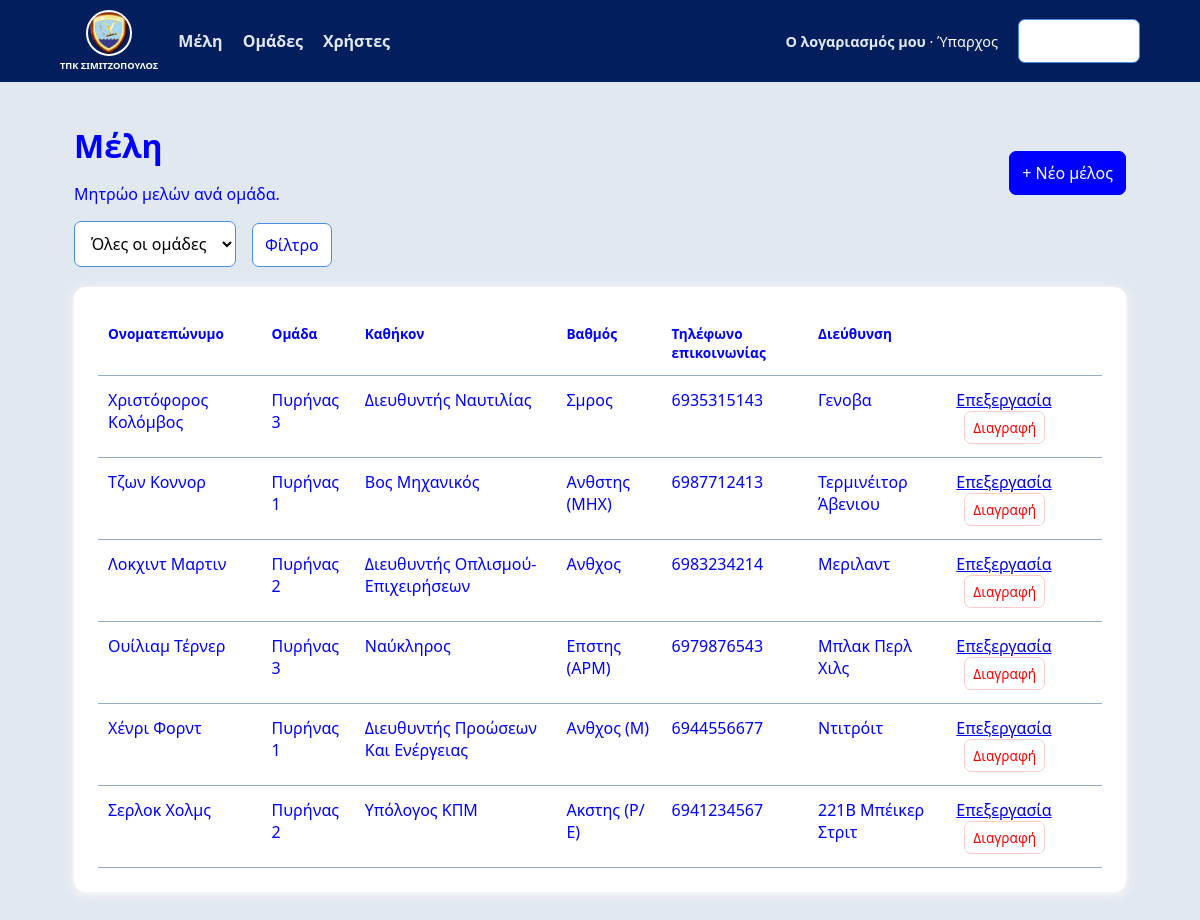
The page / (signed in) on the database its author committed.
### app/infrastructure/models.py (models this page shows, shortened)
class UserModel(UserMixin, db.Model):
    __tablename__ = "users"
    id = db.Column(db.Integer, primary_key=True)
    username = db.Column(db.String(80), unique=True, nullable=False, index=True)
    password_hash = db.Column(db.String(255), nullable=False)
    role = db.Column(db.String(20), nullable=False, default="viewer")

class MemberModel(db.Model):
    __tablename__ = "members"
    id = db.Column(db.Integer, primary_key=True)
    first_name = db.Column(db.String(80), nullable=False)
    last_name = db.Column(db.String(80), nullable=False)
    address = db.Column(db.String(250), nullable=False)
    organization_duty = db.Column(db.String(120), nullable=False)
    rank = db.Column(db.String(80), nullable=False, default="")
    phone_number = db.Column(db.String(30), nullable=False)
    group_id = db.Column(db.Integer, db.ForeignKey("groups.id"), nullable=False)
    created_at = db.Column(db.DateTime, default=datetime.utcnow, nullable=False)
    group = db.relationship("GroupModel", back_populates="members")

class GroupModel(db.Model):
    __tablename__ = "groups"
    id = db.Column(db.Integer, primary_key=True)
    name = db.Column(db.String(100), unique=True, nullable=False)
    description = db.Column(db.String(250), nullable=True)
    members = db.relationship("MemberModel", back_populates="group", lazy="select")

### app/controllers/member_controller.py (the view)
@members_bp.get("/")
@login_required
def index():
    service = OrganizationService()
    group_id = request.args.get("group", type=int)
    return render_template("members.html", members=service.list_members(group_id), groups=service.list_groups(), selected_group=group_id)

### app/__init__.py (called while the page is built)
@login_manager.user_loader
def load_user(user_id: str):
    return db.session.get(UserModel, int(user_id))

### app/repositories/repositories.py (called while the page is built)
    def all(self):
        return GroupModel.query.order_by(GroupModel.name).all()

    def all(self, group_id=None):
        query = MemberModel.query
        if group_id:
            query = query.filter_by(group_id=group_id)
        return query.order_by(MemberModel.last_name, MemberModel.first_name).all()

### app/services/organization_service.py (called while the page is built)
    def list_groups(self):
        return self.groups.all()

    def list_members(self, group_id=None):
        return self.members.all(group_id)

### app/templates/members.html (shortened to what this page needs)
{% extends 'base.html' %}
{% block content %}
<div class="heading">
  <div><h1>Μέλη</h1><p>Μητρώο μελών ανά ομάδα.</p>
  </div>
  {% if current_user.role == 'admin' %}
  <a class="button primary" href="{{ url_for('members.create') }}">+ Νέο μέλος</a>{% endif %}
</div>
<form class="filters" method="get">
  <select name="group">
    <option value="">Όλες οι ομάδες</option>
  </select>
  <button>Φίλτρο</button>
</form>
<div class="card">
  <table>
    <thead>
      <tr>
        <th>Ονοματεπώνυμο</th>
          <th>Ομάδα</th>
          <th>Καθήκον</th>
          <th>Βαθμός</th>
          <th>Τηλέφωνο επικοινωνίας</th>
          <th>Διεύθυνση</th>{% if current_user.role == 'admin' %}
          <th></th>{% endif %}</tr>
    </thead>
    <tbody>
      {% for member in members %}
      <tr>
        <td>{{ member.first_name }} {{ member.last_name }}</td>
        <td>{{ member.group.name }}</td>
        <td>{{ member.organization_duty }}</td>
        <td>{{ member.rank }}</td>
        <td>{{ member.phone_number }}</td>
        <td>{{ member.address }}</td>
        {% if current_user.role == 'admin' %}
        <td>
          <a href="{{ url_for('members.edit', member_id=member.id) }}">Επεξεργασία</a>
          <form class="inline" method="post" action="{{ url_for('members.delete', member_id=member.id) }}">
          <button class="danger" onclick="return confirm('Να διαγραφεί το μέλος;')">Διαγραφή</button>
          </form>
        </td>{% endif %}
      </tr>
        {% else %}
      <tr>
        <td colspan="7">Δεν υπάρχουν καταχωρισμένα μέλη.</td>
      </tr>{% endfor %}
    </tbody>
  </table>
</div>
{% endblock %}

### app/templates/base.html (shortened to what this page needs)
<!doctype html>
<html lang="el">
    <head>
        <link rel="stylesheet" href="{{ url_for('static', filename='style.css') }}">
    </head>
    <body>{% if current_user.is_authenticated %}
        <nav>
            <div class="ship-identity">
                <img class="nav-logo" src="{{ url_for('static', filename='ship-crest.png') }}" alt="Θυρεός πλοίου">
                <span>ΤΠΚ ΣΙΜΙΤΖΟΠΟΥΛΟΣ
                </span>
            </div>
            <a href="{{ url_for('members.index') }}">Μέλη</a>
            {% if current_user.role == 'admin' %}
            <a href="{{ url_for('groups.index') }}">Ομάδες</a>
            <a href="{{ url_for('users.index') }}">Χρήστες</a>
            {% endif %}
            <span>
                <a class="profile-link" href="{{ url_for('users.profile') }}">Ο λογαριασμός μου</a>
                 · {{ current_user.username }}
            </span>
            <form action="{{ url_for('auth.logout') }}" method="post">
                <button>Αποσύνδεση</button>
            </form>
        </nav>{% endif %}
        <main>
            {% block content %}
            {% endblock %}
        </main>
    </body>
</html>

### app/static/style.css (style rules this page uses)
:root { font-family:system-ui,sans-serif; color:#0000ff; background:#e2e8f0 }
* { box-sizing:border-box }
body { margin:0 }
nav { background:#031e5d; color:#fff; padding:10px max(5vw,24px); display:flex; gap:20px; align-items:center }
.nav-logo { width:46px; height:46px; object-fit:cover; border-radius:50%; border:2px solid #ffffff }
.ship-identity { display:flex; flex-direction:column; align-items:center; gap:3px; flex-shrink:0 }
.ship-identity span { margin-left:0; font-size:.58rem; font-weight:700; white-space:nowrap; color:#ffffff }
nav a { color:#e2e8f0; text-decoration:none; font-weight:600 }
nav span { margin-left:auto; font-size:.9rem }
nav form { margin:0 }
main { max-width:1100px; margin:42px auto; padding:0 24px }
.card { background:#fff; border-radius:12px; padding:24px; box-shadow:0 2px 12px #fff; margin:20px 0 }
.heading { display:flex; align-items:center; justify-content:space-between; gap:20px }
h1 { margin:0; font-size:2rem }
p { color:#0000ff }
form { display:grid;gap:16px }
input,select,button,.button { font:inherit; padding:10px 12px; border:1px solid #488ee3; border-radius:7px; background:#fff }
button,.button { cursor:pointer; text-decoration:none; color:#fff; width:max-content }
main button:not(.primary):not(.danger),main .button:not(.primary):not(.danger) { color:#0000ff }
.primary { background:#0000ff; color:#fff; border-color:#0000ff }
.danger { color:#ff0000; border-color:#fecaca; font-size:.85rem; padding:6px 8px }
.filters { display:flex; grid-template-columns:260px auto; align-items:end }
table { width:100%; border-collapse:collapse }
th,td { text-align:left; padding:13px 10px; border-bottom:1px solid #96adca; vertical-align:top }
th { color:#0000ff; font-size:.85rem }
.inline { display:inline; margin-left:8px }

### rows shown on the page
UserModel: username "Ύπαρχος"
MemberModel: first_name "Χριστόφορος", last_name "Κολόμβος", group.name "Πυρήνας 3", organization_duty "Διευθυντής Ναυτιλίας", rank "Σμρος", phone_number "6935315143", address "Γενοβα"
MemberModel: first_name "Τζων", last_name "Κοννορ", group.name "Πυρήνας 1", organization_duty "Βος Μηχανικός", rank "Ανθστης (ΜΗΧ)", phone_number "6987712413", address "Τερμινέιτορ Άβενιου"
MemberModel: first_name "Λοκχιντ", last_name "Μαρτιν", group.name "Πυρήνας 2", organization_duty "Διευθυντής Οπλισμού- Επιχειρήσεων", rank "Ανθχος", phone_number "6983234214", address "Μεριλαντ"
MemberModel: first_name "Ουίλιαμ", last_name "Τέρνερ", group.name "Πυρήνας 3", organization_duty "Ναύκληρος", rank "Επστης (ΑΡΜ)", phone_number "6979876543", address "Μπλακ Περλ Χιλς"
MemberModel: first_name "Χένρι", last_name "Φορντ", group.name "Πυρήνας 1", organization_duty "Διευθυντής Προώσεων Και Ενέργειας", rank "Ανθχος (Μ)", phone_number "6944556677", address "Ντιτρόιτ"
MemberModel: first_name "Σερλοκ", last_name "Χολμς", group.name "Πυρήνας 2", organization_duty "Υπόλογος ΚΠΜ", rank "Ακστης (Ρ/Ε)", phone_number "6941234567", address "221Β Μπέικερ Στριτ"
